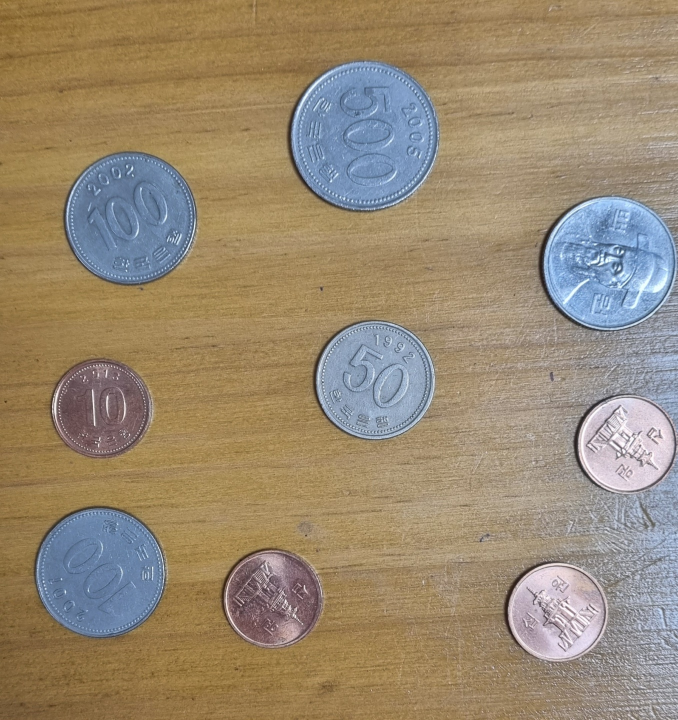
#> input picture images/coins.jpg, 1356 x 1440 px (shown at 1/2 size)
$ python 05-cv-06-coinCounter-mission1.py
#> lines starting #> are read from the running program, lines starting #| are printed output that depends on the picture; after the words box and inside, x2 and y2 are one past the last pixel; in counts of white or black regions, pixels touching at a corner belong together
import sys
import numpy as np
import cv2

src = cv2.imread('images/coins.jpg')
#> src is the input picture: shape (1440, 1356, 3); mean B, G, R 113.8, 137.2, 152.9
print(src.shape)
#| (1440, 1356, 3)
if src is None:
    print('Image load failed!')
    sys.exit()

# 이미지가 큰 경우 크기를 조정하여 사용한다.
src = cv2.resize(src, dsize=(0, 0), fx=0.5, fy=0.5, interpolation=cv2.INTER_AREA)
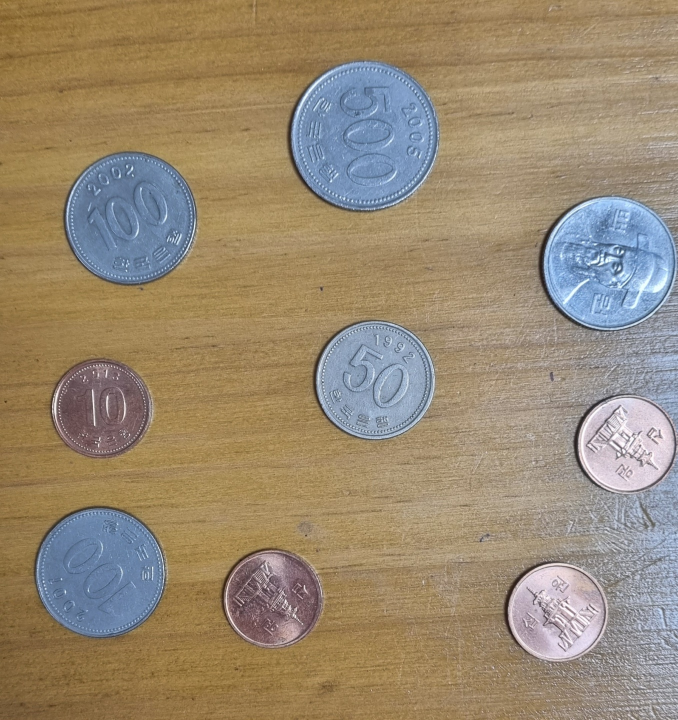
#> src: shape (720, 678, 3); mean B, G, R 113.9, 137.4, 153.1

gray = cv2.cvtColor(src, cv2.COLOR_BGR2GRAY)
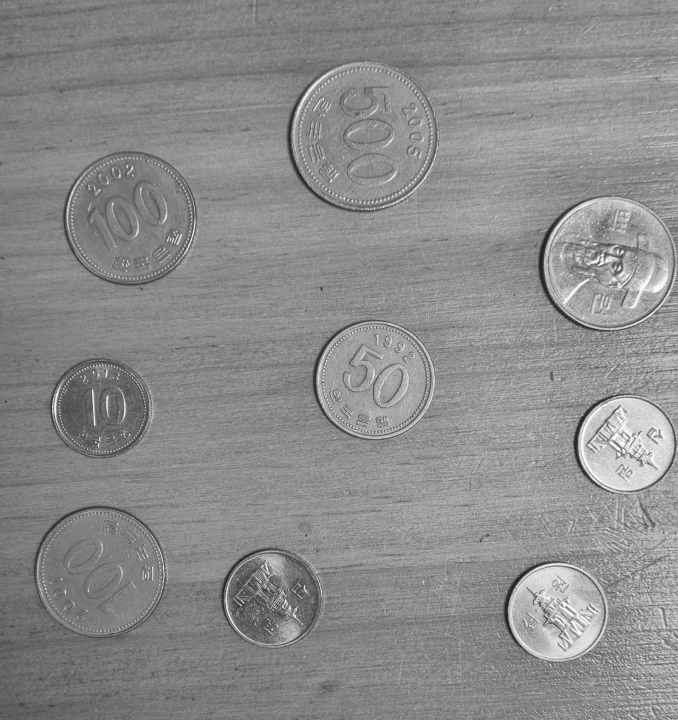
#> gray: shape (720, 678); min 23, max 254, mean 139.4
blr = cv2.GaussianBlur(gray, (0, 0), 1.0)
#> slider 'minRadius' is set to 20
#> slider 'maxRadius' is set to 150
#> slider 'threshold' is set to 33


def on_trackbar(pos):
#> called with pos = 40
    rmin = cv2.getTrackbarPos('minRadius', 'img')
    rmax = cv2.getTrackbarPos('maxRadius', 'img')
    th = cv2.getTrackbarPos('threshold', 'img')

    circles = cv2.HoughCircles(blr, cv2.HOUGH_GRADIENT, 1, 50,
                               param1=120, param2=th, minRadius=rmin, maxRadius=rmax)
#> circles = [[364.5, 134.5, 72.6], [130.5, 217.5, 67.9], [374.5, 379.5, 58.6], [608.5, 263.5, 66.1], [99.5, 571.5, 63.9], [270.5, 596.5, 49.4], [556.5, 611.5, 49.1], [623.5, 443.5, 50.1], [100.5, 408.5, 51.1], [630.5, 627.5, 38.6], [632.5, 572.5, 33]]

    dst = src.copy()
    if circles is not None:
        for i in range(circles.shape[1]):
            cx, cy, radius = circles[0][i]
            print(cx, cy, radius)
            cv2.circle(dst, (int(cx), int(cy)), int(radius), (0, 0, 255), 2, cv2.LINE_AA)
#> this loop made 11 passes
#| 364.5 134.5 72.6
#| 130.5 217.5 67.9
#| 374.5 379.5 58.6
#| 608.5 263.5 66.1
#| 99.5 571.5 63.9
#| 270.5 596.5 49.4
#| 556.5 611.5 49.1
#| 623.5 443.5 50.1
#> (further printed lines are left out)
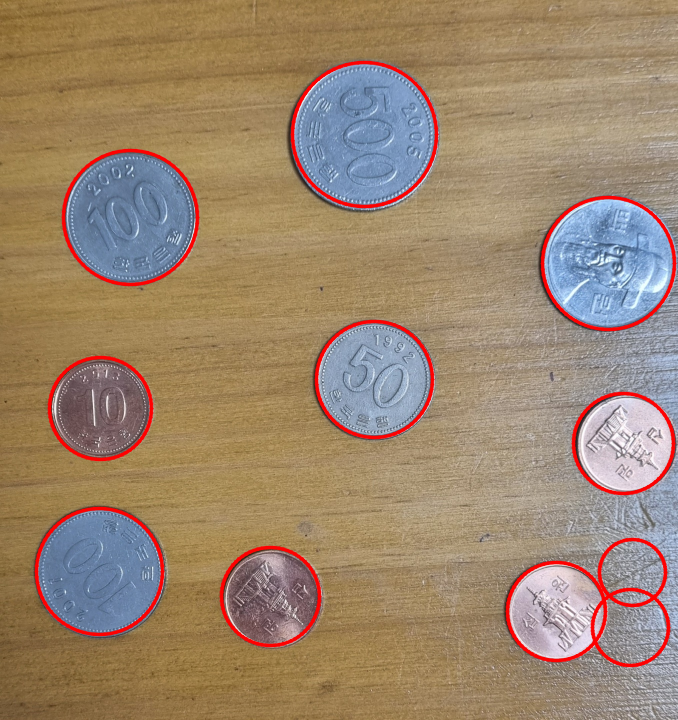
#> dst: shape (720, 678, 3); 3.79% of pixels changed, all inside (x1, y1, x2, y2) = (34, 60, 677, 668)

    cv2.imshow('img', dst)


# 트랙바 생성
cv2.imshow('img', src)
cv2.createTrackbar('minRadius', 'img', 0, 100, on_trackbar)
cv2.createTrackbar('maxRadius', 'img', 0, 150, on_trackbar)
cv2.createTrackbar('threshold', 'img', 0, 100, on_trackbar)
cv2.setTrackbarPos('minRadius', 'img', 10)
cv2.setTrackbarPos('maxRadius', 'img', 80)
cv2.setTrackbarPos('threshold', 'img', 40)
cv2.waitKey()

cv2.destroyAllWindows()
